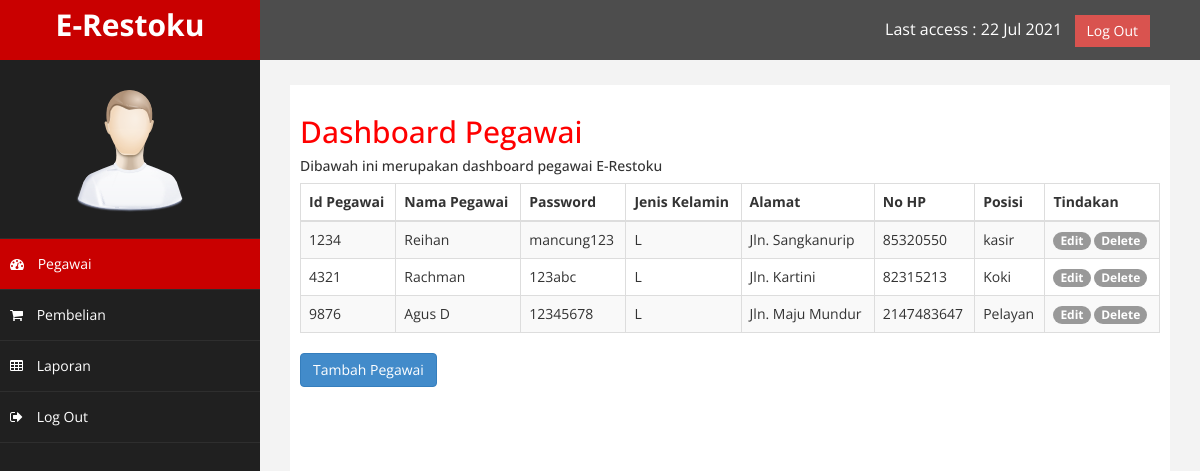
The app's page /admin/index.php (signed in) with its own data.
### tables this page shows
CREATE TABLE `pegawai` (
  `id_pegawai` int(10) NOT NULL,
  `nama_pegawai` varchar(50) NOT NULL,
  `password` varchar(255) NOT NULL,
  `jenis_kelamin` varchar(2) NOT NULL,
  `alamat` varchar(255) NOT NULL,
  `no_hp` int(12) NOT NULL,
  `posisi` varchar(25) NOT NULL
);

### admin/index.php (the view, shortened to what this page needs)
<?php
    include "../koneksi.php";
?>
<!DOCTYPE html>
<html xmlns="http://www.w3.org/1999/xhtml">
<head>
    <link href="assets/css/bootstrap.css" rel="stylesheet" />
    <link href="assets/css/font-awesome.css" rel="stylesheet" />
    <link href="assets/js/morris/morris-0.4.3.min.css" rel="stylesheet" />
    <link href="assets/css/custom.css" rel="stylesheet" />
</head>
<body>
    <div id="wrapper">
        <nav class="navbar navbar-default navbar-cls-top " role="navigation" style="margin-bottom: 0">
            <div class="navbar-header">
                <a class="navbar-brand" href="index.php">E-Restoku</a>
            </div>
  <div style="color: white;
              padding: 15px 50px 5px 50px;
              float: right;
              font-size: 16px;"> Last access : <?php echo date("d M Y"); ?> &nbsp; <a href="logout.php" class="btn btn-danger square-btn-adjust">Log Out</a> </div>
        </nav>
                <nav class="navbar-default navbar-side" role="navigation">
            <div class="sidebar-collapse">
                <ul class="nav" id="main-menu">
				<li class="text-center">
                    <img src="assets/img/find_user.png" class="user-image img-responsive"/>
					</li>
                    <li>
                        <a class="active-menu"  href="index.php"><i class="fa fa-dashboard"></i> Pegawai</a>
                    </li>
                     <li>
                        <a  href="pembelian.php"><i class="fa fa-shopping-cart"></i> Pembelian</a>
                    </li>
                      <li  >
                        <a  href="laporan.php"><i class="fa fa-table"></i> Laporan</a>
                    </li>
                    <li  >
                        <a  href="../admin/logout.php"><i class="fa fa-sign-out"></i> Log Out </a>
                    </li>
                </ul>
            </div>
        </nav>
        <div id="page-wrapper" >
            <div id="page-inner">
                <div class="row">
                    <div class="col-md-12">
                     <h2>Dashboard Pegawai</h2>
                        <h5>Dibawah ini merupakan dashboard pegawai E-Restoku</h5>
                    </div>
                </div>
                <table class="table table-striped table-hover table-bordered" id="mytable">
			<thead class="thead-dark text-center">
				<tr>
                    <th>Id Pegawai</th>
					<th>Nama Pegawai</th>
					<th>Password</th>
					<th>Jenis Kelamin</th>
					<th>Alamat</th>
					<th>No HP</th>
                    <th>Posisi</th>
                    <th>Tindakan</th>
				</tr>
			</thead>
			<tbody>
				<?php
				$sql = mysqli_query($koneksi, "SELECT * FROM pegawai ORDER BY id_pegawai") or die (mysqli_error($koneksi));
				if(mysqli_num_rows($sql) > 0) {
					while($data = mysqli_fetch_assoc($sql)) {
						echo '
						<tr>
							<td>'.$data['id_pegawai'].'</td>
							<td>'.$data['nama_pegawai'].'</td>
							<td>'.$data['password'].'</td>
							<td>'.$data['jenis_kelamin'].'</td>
                            <td>'.$data['alamat'].'</td>
                            <td>'.$data['no_hp'].'</td>
                            <td>'.$data['posisi'].'</td>
							<td>
								<a href="pegawai-edit.php?id_pegawai='.$data['id_pegawai'].'" class="badge badge-warning">Edit</a>
								<a href="pegawai-delete.php?id_pegawai='.$data['id_pegawai'].'" class="badge badge-danger" onclick="return confirm(\'Yakin ingin menghapus data ini?\')">Delete</a>
							</td>
						</tr>
						';
					}
				} else {
					echo '
					<tr>
						<td colspan="6">Tidak ada data.</td>
					</tr>
					';
				}
				?>
		</table>
        <a class="btn btn-primary mb-2" href="pegawai-tambah.php" role="button">Tambah Pegawai</a>
            </div>
        </div>
</body>
</html>

### admin/assets/css/custom.css (style rules this page uses)
body { font-family: 'Open Sans', sans-serif; }
#wrapper { width: 100%; background:#202020; }
#page-wrapper { padding: 15px 15px; min-height: 600px; background:#F3F3F3; }
#page-inner { width:100%; margin:10px 20px 10px 0px; background-color:#fff!important; padding:10px; min-height:1200px; }
.text-center { text-align:center; }
h2 { color: #f00; }
.square-btn-adjust { border: 0px solid transparent; -webkit-border-radius: 0px; -moz-border-radius: 0px; border-radius: 0px; }
.user-image { margin: 25px auto; -webkit-border-radius: 10px; -moz-border-radius: 10px; border-radius: 10px; max-height:170px; max-width:170px; }
.navbar-cls-top .navbar-brand { color: #fff; background: #C90000; width: 260px; text-align: center; height: 60px; font-size: 30px; font-weight: 700; }
.active-menu { background-color:#C90000!important; }
.sidebar-collapse , .sidebar-collapse .nav { background:none; }
.sidebar-collapse .nav { padding:0; }
.sidebar-collapse .nav > li > a { color:#fff; background:#202020; text-shadow:none; }
.sidebar-collapse > .nav > li > a { padding:15px 10px; }
.sidebar-collapse > .nav > li { border-bottom: 1px solid rgba(107, 108, 109, 0.19); }
.navbar-side { border:none; background-color: #202020; }
.navbar-cls-top { background:#4D4D4D; border-bottom:none; }
.navbar-default { border:0px solid black; }
.navbar-header { background: #A70303; }
.nav > li > a > i { margin-right:10px; }
@media (min-width:768px) { #page-wrapper { margin: 0 0 0 260px; padding: 15px 30px; min-height: 1200px; } }
@media (min-width:768px) { .navbar-side { z-index: 1; position: absolute; width: 260px; } }
@media (min-width:768px) { .navbar { border-radius: 0px; } }

### records on screen
pegawai: id_pegawai "1234", nama_pegawai "Reihan", password "mancung123", jenis_kelamin "L", alamat "Jln. Sangkanurip", no_hp "85320550", posisi "kasir"
pegawai: id_pegawai "4321", nama_pegawai "Rachman", password "123abc", jenis_kelamin "L", alamat "Jln. Kartini", no_hp "82315213", posisi "Koki"
pegawai: id_pegawai "9876", nama_pegawai "Agus D", password "12345678", jenis_kelamin "L", alamat "Jln. Maju Mundur", no_hp "2147483647", posisi "Pelayan"
